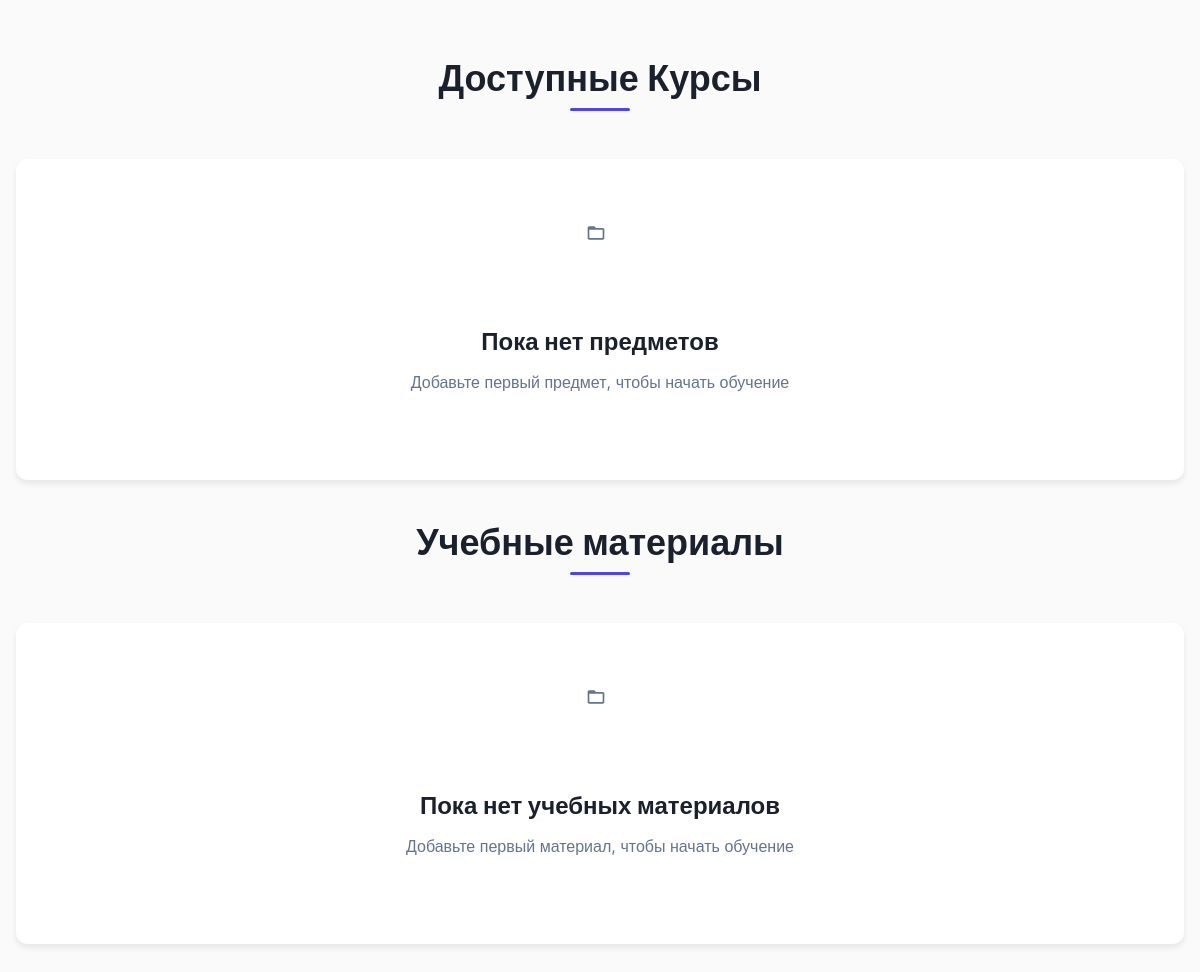
Before: / with the older database file.
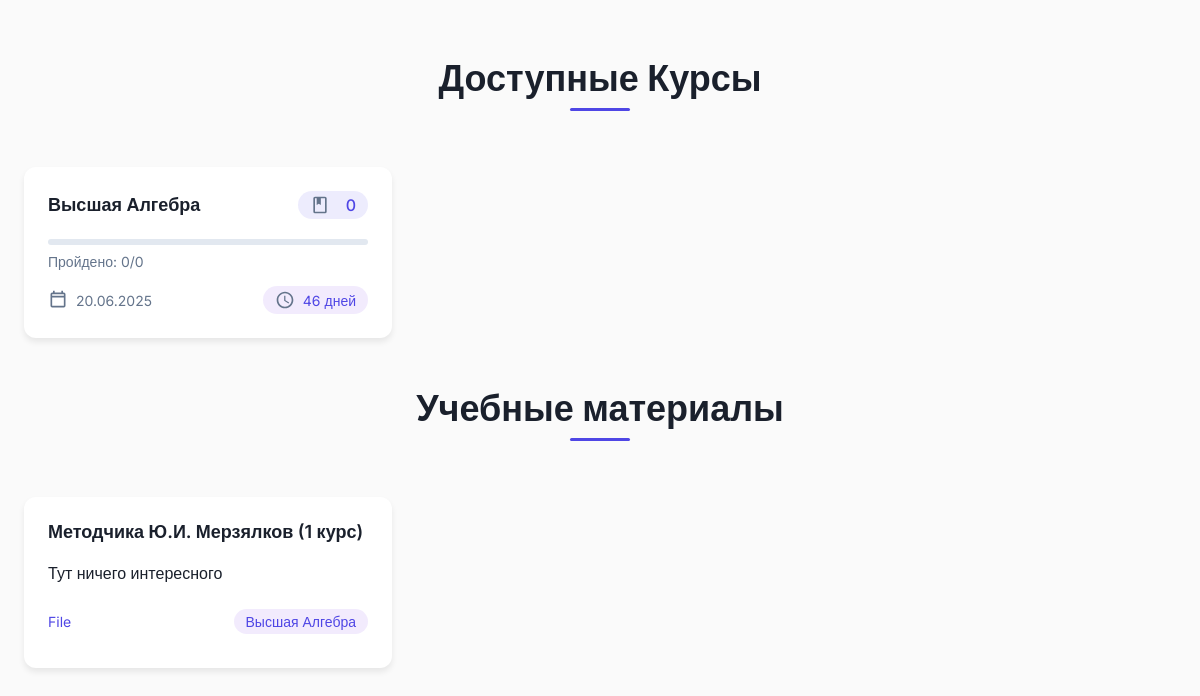
After: the same page with the newer database file.
### tasks/models.py (models this page shows, shortened)
class Subject(models.Model):
    name = models.CharField(max_length=200)
    description = models.TextField()
    exam_date = models.DateField()
    slug = models.SlugField(max_length=200, unique=True, default=('hah'))

class StudyMaterial(models.Model):
    name = models.CharField(max_length=200)
    description = models.TextField()
    subject = models.ForeignKey(Subject, on_delete=models.CASCADE, null=True, blank=True)
    pdf = models.FileField(upload_to='files/', null=True, blank=True)

### tasks/views.py (the view)
# urls.py: path('', views.SubjectListView.as_view(), name='subject_list'),
class SubjectListView(ListView):
    model = Subject
    template_name = 'tasks/subject_list.html'
    context_object_name = 'subjects'
    def get_context_data(self, **kwargs):
        context = super().get_context_data(**kwargs)
        today = timezone.now().date()
        for subject in context['subjects']:
            subject.days_until_exam = (subject.exam_date - today).days
            subject.task_count = Task.objects.filter(subject=subject).count()
            subject.completed_tasks = Task.objects.filter(subject=subject, completed=True).count()
        context['study_materials'] = StudyMaterial.objects.all()
        return context

### tasks/context_processors.py (called while the page is built)
def mathjax(request):
    return {
        'mathjax': getattr(settings, 'MATHJAX_ENABLED', True)
    }

### templates/tasks/subject_list.html (shortened to what this page needs)
{% load static %}
{% block content %}
<head>
    <link rel="stylesheet" href="{% static 'css/base.css' %}">
</head>
<div class="school-subjects">
    <div class="school-header">
        <h1 class="school-title">Доступные Курсы</h1>
        <div class="school-header-line"></div>
    </div>
    <div class="school-container">
        {% if subjects %}
        <div class="school-grid">
            {% for subject in subjects %}
            <div class="school-card">
                <a href="{% url 'tasks:subject_detail' slug=subject.slug %}" class="school-card-link">
                    <div class="school-card-top">
                        <h2 class="school-card-title">{{ subject.name }}</h2>
                        <div class="school-card-badge">
                            <svg class="icon-book" viewBox="0 0 24 24">
                                <path d="M18 2H6a2 2 0 0 0-2 2v16a2 2 0 0 0 2 2h12a2 2 0 0 0 2-2V4a2 2 0 0 0-2-2zm0 18H6V4h2v8l2.5-1.5L13 12V4h5v16z"/>
                            </svg>
                            <span>{{ subject.task_count }}</span>
                        </div>
                    </div>
                    <div class="school-progress">
                        <div class="school-progress-bar"
                             style="--progress: {% widthratio subject.completed_tasks subject.task_count 100 %}%"></div>
                        <span class="school-progress-text">
                            Пройдено: {{ subject.completed_tasks }}/{{ subject.task_count }}
                        </span>
                    </div>
                    <div class="school-card-bottom">
                        <div class="school-date">
                            <svg class="icon-date" viewBox="0 0 24 24">
                                <path d="M19 3h-1V1h-2v2H8V1H6v2H5a2 2 0 0 0-2 2v14a2 2 0 0 0 2 2h14a2 2 0 0 0 2-2V5a2 2 0 0 0-2-2zm0 16H5V9h14v10zM5 7V5h14v2H5z"/>
                            </svg>
                            <span>{{ subject.exam_date|date:"d.m.Y" }}</span>
                        </div>
                        <div class="school-days {% if subject.days_until_exam < 7 %}school-days-warning{% endif %}">
                            <svg class="icon-clock" viewBox="0 0 24 24">
                                <path d="M12 2C6.5 2 2 6.5 2 12s4.5 10 10 10 10-4.5 10-10S17.5 2 12 2zm0 18c-4.41 0-8-3.59-8-8s3.59-8 8-8 8 3.59 8 8-3.59 8-8 8zm.5-13H11v6l5.2 3.2.8-1.3-4.5-2.7V7z"/>
                            </svg>
                            <span>{{ subject.days_until_exam }} дней</span>
                        </div>
                    </div>
                </a>
            </div>
            {% endfor %}
        </div>
        {% else %}
        <div class="school-empty">
            <div class="school-empty-icon">
                <svg class="icon-empty" viewBox="0 0 24 24">
                    <path d="M20 6h-8l-2-2H4c-1.1 0-1.99.9-1.99 2L2 18c0 1.1.9 2 2 2h16c1.1 0 2-.9 2-2V8c0-1.1-.9-2-2-2zm0 12H4V8h16v10z"/>
                </svg>
            </div>
            <h3>Пока нет предметов</h3>
            <p>Добавьте первый предмет, чтобы начать обучение</p>
        </div>
        {% endif %}
    </div>
    <div class="school-header" style="margin-top: 40px;">
        <h1 class="school-title">Учебные материалы</h1>
        <div class="school-header-line"></div>
    </div>
    <div class="school-container">
        {% if study_materials %}
        <div class="school-grid">
            {% for material in study_materials %}
            <div class="school-card">
                <a href="{{ material.pdf.url }}" class="school-card-link" target="_blank">
                    <div class="school-card-top">
                        <h2 class="school-card-title">{{ material.name }}</h2>
                    </div>
                    <div class="school-description">
                        <p>{{ material.description|truncatechars:100 }}</p>
                    </div>
                    <div class="school-card-bottom">
                        <div class="school-file-type" style="color: var(--primary-color);">
                            <p>File</p>
                        </div>
                        <div>
                            {% if material.subject %}
                            <div class="school-days">
                                <span>{{ material.subject.name }}</span>
                            </div>
                            {% endif %}
                        </div>
                    </div>
                </a>
            </div>
            {% endfor %}
        </div>
        {% else %}
        <div class="school-empty">
            <div class="school-empty-icon">
                <svg class="icon-empty" viewBox="0 0 24 24">
                    <path d="M20 6h-8l-2-2H4c-1.1 0-1.99.9-1.99 2L2 18c0 1.1.9 2 2 2h16c1.1 0 2-.9 2-2V8c0-1.1-.9-2-2-2zm0 12H4V8h16v10z"/>
                </svg>
            </div>
            <h3>Пока нет учебных материалов</h3>
            <p>Добавьте первый материал, чтобы начать обучение</p>
        </div>
        {% endif %}
    </div>
</div>
{% endblock %}

### static/css/base.css (style rules this page uses)
svg { height: 10px; width: 10px; }
a { text-decoration: none; color:var(--text-color); }
.school-subjects { max-width: 1200px; margin: 0 auto; padding: 2rem 1rem; }
.school-header { text-align: center; margin-bottom: 3rem; }
.school-title { font-size: 2.25rem; font-weight: 700; margin-bottom: 0.5rem; color: var(--text-color); }
.school-header-line { width: 60px; height: 3px; background: var(--primary-color); margin: 0 auto; border-radius: 2px; }
.school-grid { display: grid; grid-template-columns: repeat(auto-fill, minmax(280px, 1fr)); gap: 1.5rem; padding: 0.5rem; }
.school-card { background: var(--card-bg); border-radius: 12px; padding: 1.5rem; box-shadow: 0 4px 6px var(--shadow-color); transition: transform 0.2s ease; }
.icon-book, .icon-date, .icon-clock, .icon-empty { width: 20px; height: 20px; fill: var(--icon-color); vertical-align: middle; margin-right: 0.5rem; }
.school-card-top { display: flex; justify-content: space-between; align-items: center; margin-bottom: 1.25rem; }
.school-card-title { font-size: 1.125rem; font-weight: 600; margin: 0; flex: 1; }
.school-card-badge { display: flex; align-items: center; background: rgba(79, 70, 229, 0.1); padding: 0.25rem 0.75rem; border-radius: 20px; color: var(--primary-color); font-weight: 500; }
.school-card-badge span { margin-left: 0.5rem; }
.school-progress { margin: 1rem 0; }
.school-progress-bar { height: 6px; background: var(--progress-bg); border-radius: 3px; overflow: hidden; }
.school-progress-bar::after { content: ''; display: block; height: 100%; width: var(--progress); background: var(--primary-color); transition: width 0.6s ease; }
.school-progress-text { font-size: 0.875rem; color: var(--icon-color); display: block; margin-top: 0.5rem; }
.school-card-bottom { display: flex; justify-content: space-between; align-items: center; margin-top: 1rem; font-size: 0.875rem; }
.school-date { display: flex; align-items: center; color: var(--icon-color); }
.school-days { display: flex; align-items: center; padding: 0.25rem 0.75rem; border-radius: 20px; background: rgba(124, 58, 237, 0.1); color: var(--primary-color); }

Changed rows visible on the page:
added Subject: name "Высшая Алгебра", task_count "0", completed_tasks "0", exam_date "20.06.2025", days_until_exam "46"
added StudyMaterial: name "Методчика Ю.И. Мерзялков (1 курс)", description "Тут ничего интересного", subject.name "Высшая Алгебра"
Other visible differences:
text no longer shown: "Пока нет предметов Добавьте первый предмет, чтобы начать обучение Пока нет учебных материалов Добавьте первый материал, чтобы начать обучение"
